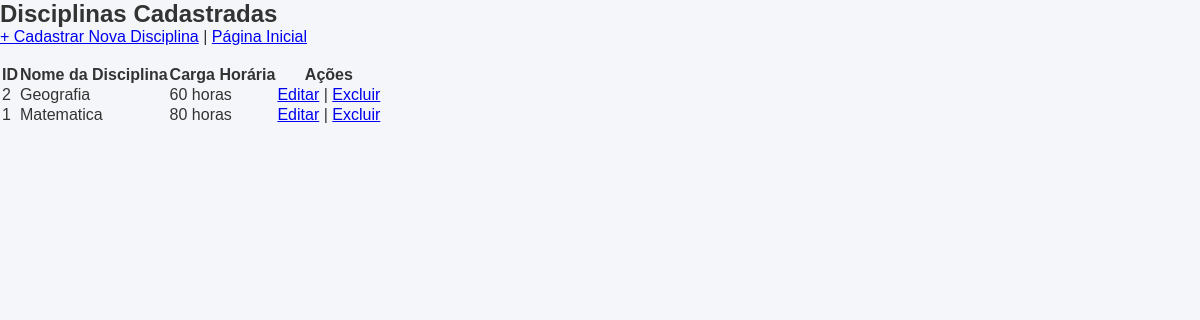
Page /disciplinas/listar.php on the committed database.
### tables this page shows
CREATE TABLE `disciplinas` (
  `id` int(11) NOT NULL,
  `nome` varchar(100) NOT NULL,
  `carga_horaria` int(11) NOT NULL
);

### disciplinas/listar.php (the view, shortened to what this page needs)
<?php
require_once "../config/conexao.php";
try {
    $sql = "SELECT id, nome, carga_horaria FROM disciplinas ORDER BY nome ASC";
    $stmt = $pdo->query($sql);
    $disciplinas = $stmt->fetchAll();
} catch (PDOException $e) {
    die("Erro ao consultar disciplinas: " . $e->getMessage());
}
?>
<!DOCTYPE html>
<html lang="pt-BR">
<head>
    <link rel="stylesheet" href="../assets/css/style.css">
</head>
<body>
    <h2>Disciplinas Cadastradas</h2>
    <a href="cadastrar.php">+ Cadastrar Nova Disciplina</a> |
    <a href="../index.php">Página Inicial</a>
    <br><br>
    <table>
        <thead>
            <tr>
                <th>ID</th>
                <th>Nome da Disciplina</th>
                <th>Carga Horária</th>
                <th>Ações</th>
            </tr>
        </thead>
        <tbody>
            <?php if (count($disciplinas) > 0): ?>
                <?php foreach ($disciplinas as $d): ?>
                    <tr>
                        <td><?= htmlspecialchars($d['id']) ?></td>
                        <td><?= htmlspecialchars($d['nome']) ?></td>
                        <td><?= htmlspecialchars($d['carga_horaria'] ?? '0') ?> horas</td>
                        <td>
                            <a href="editar.php?id=<?= htmlspecialchars($d['id']) ?>">Editar</a> |
                            <a href="excluir.php?id=<?= htmlspecialchars($d['id']) ?>"
                               onclick="return confirm('Deseja realmente excluir esta disciplina?');">
                               Excluir
                            </a>
                        </td>
                    </tr>
                <?php endforeach; ?>
            <?php else: ?>
                <tr>
                    <td colspan="4">Nenhuma disciplina cadastrada.</td>
                </tr>
            <?php endif; ?>
        </tbody>
    </table>
</body>
</html>

### assets/css/style.css (style rules this page uses)
* { margin: 0; padding: 0; box-sizing: border-box; font-family: Arial, sans-serif; }
body { background-color: #f4f6f9; color: #333; }

### rows in the picture
disciplinas: id "2", nome "Geografia", carga_horaria "60"
disciplinas: id "1", nome "Matematica", carga_horaria "80"
